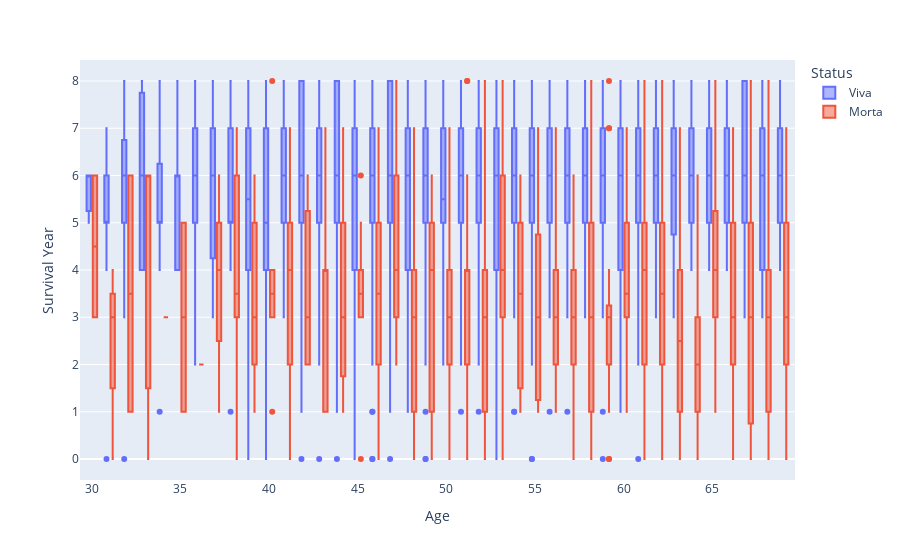

The notebook cell saved with this chart:
### Markdown cell above
### Relação entre Status de sobrevivencia x Anos de Sobrevivencia x Idade

### Code cell
fig = px.box(df, x="Age", y= "Survival Year" ,color= 'Status')
fig.show()

### Figure 1 — Plotly figure (JSON) as saved in the notebook; plotly's stock layout.template omitted (floating-point values rounded to 4 significant figures; data arrays with more than 128 entries replaced by an {"elided": "..."} marker saying what was removed)
{"data": [{"alignmentgroup": "True", "hovertemplate": "Status=Viva<br>Age=%{x}<br>Survival Year=%{y}<extra></extra>", "legendgroup": "Viva", "marker": {"color": "#636efa"}, "name": "Viva", "notched": false, "offsetgroup": "Viva", "orientation": "v", "showlegend": true, "type": "box", "x": {"elided": "3331 int values"}, "x0": " ", "xaxis": "x", "y": {"elided": "3331 int values"}, "y0": " ", "yaxis": "y"}, {"alignmentgroup": "True", "hovertemplate": "Status=Morta<br>Age=%{x}<br>Survival Year=%{y}<extra></extra>", "legendgroup": "Morta", "marker": {"color": "#EF553B"}, "name": "Morta", "notched": false, "offsetgroup": "Morta", "orientation": "v", "showlegend": true, "type": "box", "x": {"elided": "581 int values"}, "x0": " ", "xaxis": "x", "y": {"elided": "581 int values"}, "y0": " ", "yaxis": "y"}], "layout": {"boxmode": "group", "legend": {"title": {"text": "Status"}, "tracegroupgap": 0}, "margin": {"t": 60}, "xaxis": {"anchor": "y", "domain": [0, 1], "title": {"text": "Age"}}, "yaxis": {"anchor": "x", "domain": [0, 1], "title": {"text": "Survival Year"}}}}
